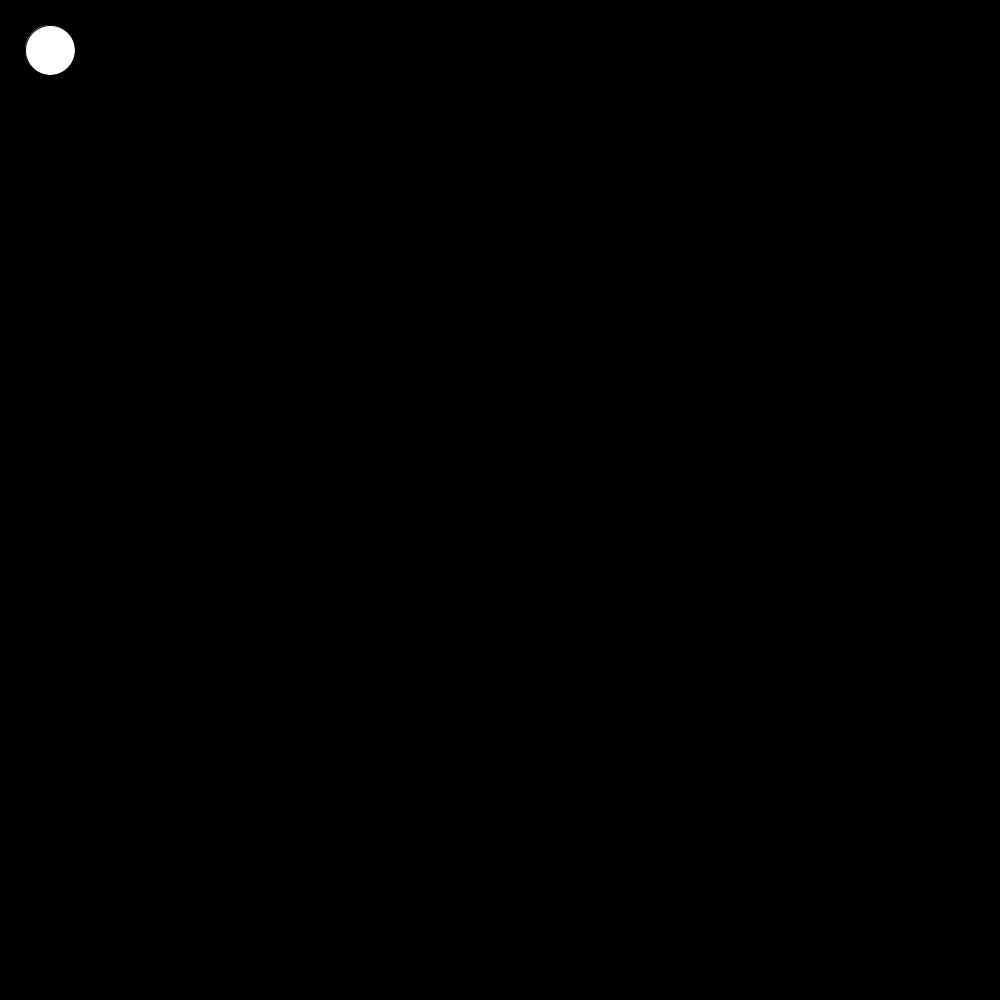
Frame 1 (no input)
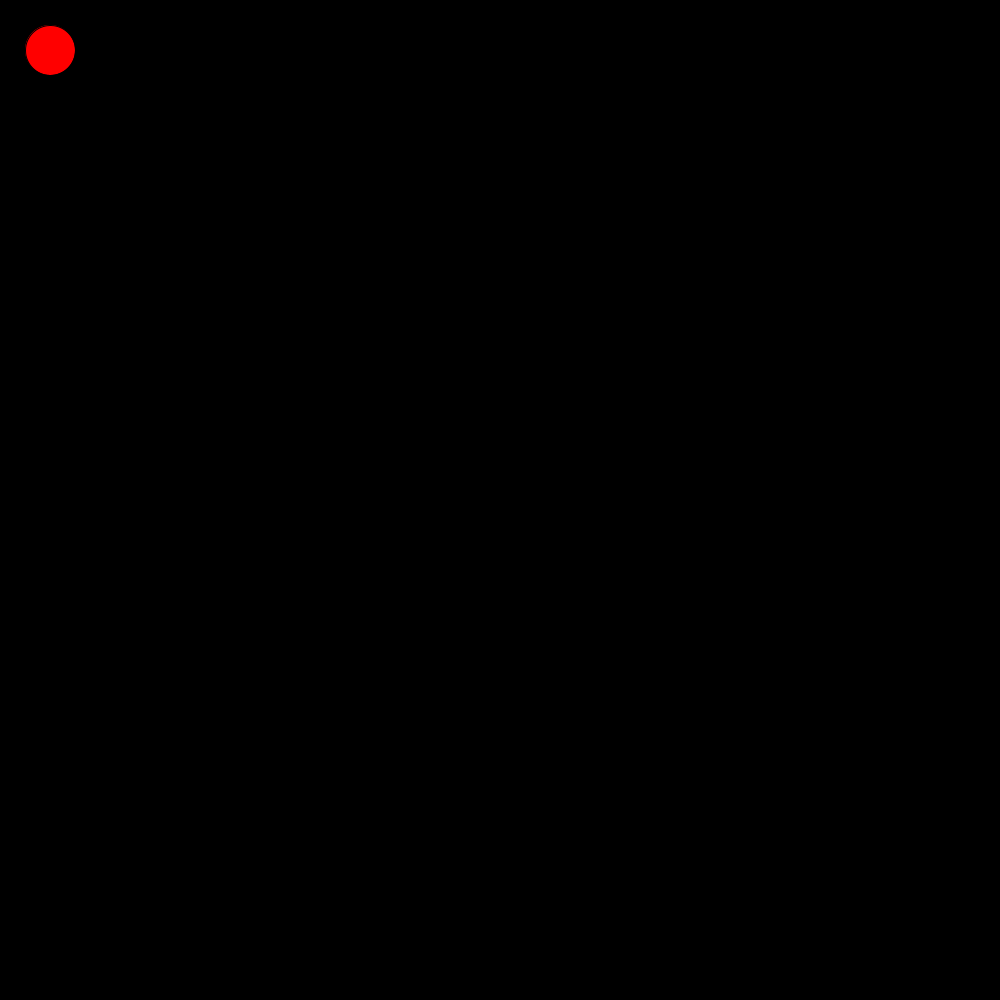
Frame 60 (the mouse pressed at the canvas centre just before this capture)
Frame 120 (the mouse held since frame 60 and released just before this capture): identical to frame 60, image omitted

The Processing sketch that drew these frames (run headless with seeded random() and noise(); from frame 60 on, the mouse is pressed at the canvas centre):

// Processing sketch: slippery_dot
// ── slippery_dot.pde
 /*** When you are done, this program will draw an ellipse 
     that jumps to new location each time you click on it.
***/
 
 // 1. Create three integer variables to represent the x, y, and the size of the ellipse
      int x = 50;
      int y = 50;
      int size = 50;
    void setup() {
      // 2. Set the size of your sketch
    size(1000,1000);
    }
    
    void draw() {
    
      // 3. Set the background color of your sketch
      background(#000000);
      
      // 4. Draw an ellipse using the variables created at the top of the sketch for the location and size of your ellipse. 
      //    Make sure it fits in the window. Change the variables if it does not.
    ellipse(x,y,size,size);
   fill(#FF0000);
    
    }
    
    /******** This method gets called automatically when you press the mouse ************/
    void mousePressed() {
      //5. Create an integer variable called distance
      int distance = getDistanceFromMouse(x,y);
      //6. The getDistanceFromMouse() method below returns a number.
      //   Set the value of your distance variable to the value returned by the getDistance method
      //   You will need to pass the x and y location of your ellipse to this method.
      
        if (distance < 50){
        
         x = (int) random(width);
         y = (int) random(height);
        }
          
      //7.  Use an if statement to check if your distance variable is < the radius of the ellipse
      //    If it is, make a new x AND y for the ellipse, for a new random location on the window
      //    Hint: Use code like this      x = (int) random(width);
       
      
    }
    
    /********  This method gives you the number of pixels between the mouse and the x,y point ***********/
    int getDistanceFromMouse(int x, int y) {
      return (int)Math.sqrt(Math.pow((mouseX-x),2) + Math.pow((mouseY-y),2));
    }
